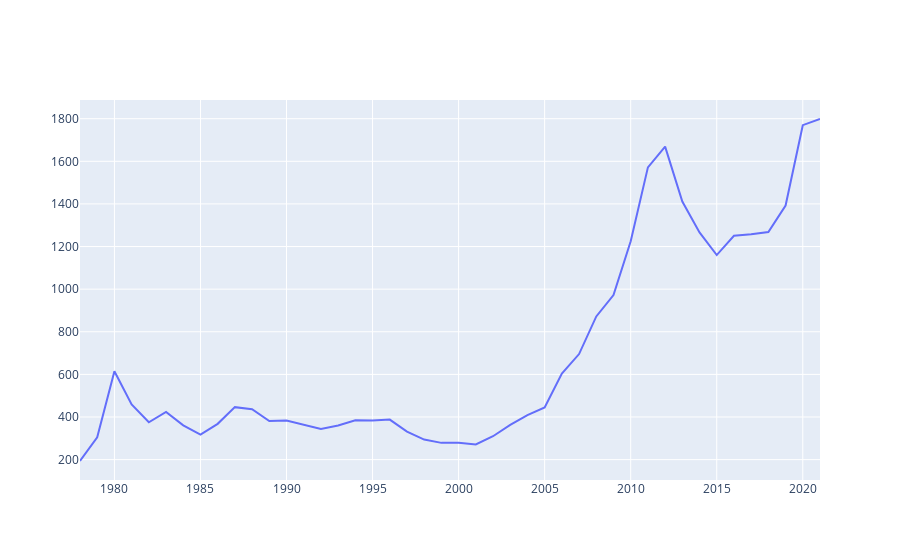

Notebook code cell kept with this figure:
### Markdown cell above
#############################################################################

### Code cell
fig = go.Figure([go.Scatter(x=annual['Date'], y=annual['USD'])])
fig.show()
